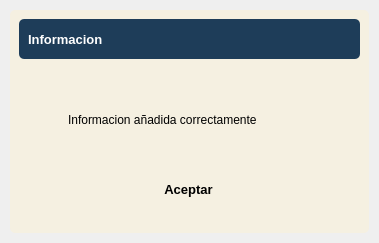
<?xml version="1.0" encoding="UTF-8"?>
<ui version="4.0">
 <class>DetailWindow</class>
 <widget class="QWidget" name="DetailWindow">
  <property name="geometry">
   <rect>
    <x>0</x>
    <y>0</y>
    <width>379</width>
    <height>243</height>
   </rect>
  </property>
  <property name="windowTitle">
   <string>Form</string>
  </property>
  <property name="styleSheet">
   <string notr="true">border-radius: 5px</string>
  </property>
  <layout class="QVBoxLayout" name="verticalLayout">
   <property name="spacing">
    <number>0</number>
   </property>
   <property name="leftMargin">
    <number>0</number>
   </property>
   <property name="topMargin">
    <number>0</number>
   </property>
   <property name="rightMargin">
    <number>0</number>
   </property>
   <property name="bottomMargin">
    <number>0</number>
   </property>
   <item>
    <widget class="QFrame" name="central_widget_frame">
     <property name="frameShape">
      <enum>QFrame::StyledPanel</enum>
     </property>
     <property name="frameShadow">
      <enum>QFrame::Raised</enum>
     </property>
     <layout class="QVBoxLayout" name="shadow_layout">
      <property name="spacing">
       <number>0</number>
      </property>
      <property name="leftMargin">
       <number>10</number>
      </property>
      <property name="topMargin">
       <number>10</number>
      </property>
      <property name="rightMargin">
       <number>10</number>
      </property>
      <property name="bottomMargin">
       <number>10</number>
      </property>
      <item>
       <widget class="QFrame" name="background_frame">
        <property name="styleSheet">
         <string notr="true">background-color: rgb(245, 240, 225);</string>
        </property>
        <property name="frameShape">
         <enum>QFrame::StyledPanel</enum>
        </property>
        <property name="frameShadow">
         <enum>QFrame::Raised</enum>
        </property>
        <layout class="QVBoxLayout" name="verticalLayout_2">
         <item>
          <widget class="QFrame" name="top_bar_frame">
           <property name="minimumSize">
            <size>
             <width>0</width>
             <height>40</height>
            </size>
           </property>
           <property name="maximumSize">
            <size>
             <width>16777215</width>
             <height>40</height>
            </size>
           </property>
           <property name="styleSheet">
            <string notr="true">background-color: #1e3d59;</string>
           </property>
           <property name="frameShape">
            <enum>QFrame::StyledPanel</enum>
           </property>
           <property name="frameShadow">
            <enum>QFrame::Raised</enum>
           </property>
           <layout class="QHBoxLayout" name="horizontalLayout_3">
            <item>
             <widget class="QLabel" name="title_label">
              <property name="font">
               <font>
                <pointsize>10</pointsize>
                <bold>true</bold>
               </font>
              </property>
              <property name="styleSheet">
               <string notr="true">color: white;</string>
              </property>
              <property name="text">
               <string>Informacion</string>
              </property>
             </widget>
            </item>
            <item>
             <widget class="QFrame" name="buttons_holder_frame">
              <property name="minimumSize">
               <size>
                <width>0</width>
                <height>30</height>
               </size>
              </property>
              <property name="maximumSize">
               <size>
                <width>113</width>
                <height>16777215</height>
               </size>
              </property>
              <property name="frameShape">
               <enum>QFrame::StyledPanel</enum>
              </property>
              <property name="frameShadow">
               <enum>QFrame::Raised</enum>
              </property>
              <widget class="QToolButton" name="minimize_button">
               <property name="geometry">
                <rect>
                 <x>10</x>
                 <y>0</y>
                 <width>22</width>
                 <height>22</height>
                </rect>
               </property>
               <property name="text">
                <string/>
               </property>
               <property name="icon">
                <iconset>
                 <normaloff>../../pys6-recipes-organizer/assets/icons/minimize-window.png</normaloff>../../pys6-recipes-organizer/assets/icons/minimize-window.png</iconset>
               </property>
               <property name="iconSize">
                <size>
                 <width>25</width>
                 <height>25</height>
                </size>
               </property>
              </widget>
              <widget class="QToolButton" name="restore_button">
               <property name="geometry">
                <rect>
                 <x>50</x>
                 <y>0</y>
                 <width>22</width>
                 <height>22</height>
                </rect>
               </property>
               <property name="text">
                <string/>
               </property>
               <property name="icon">
                <iconset>
                 <normaloff>../../pys6-recipes-organizer/assets/icons/restore-window.png</normaloff>../../pys6-recipes-organizer/assets/icons/restore-window.png</iconset>
               </property>
               <property name="iconSize">
                <size>
                 <width>25</width>
                 <height>25</height>
                </size>
               </property>
              </widget>
              <widget class="QToolButton" name="maximize_button">
               <property name="geometry">
                <rect>
                 <x>50</x>
                 <y>0</y>
                 <width>22</width>
                 <height>22</height>
                </rect>
               </property>
               <property name="text">
                <string/>
               </property>
               <property name="icon">
                <iconset>
                 <normaloff>../../pys6-recipes-organizer/assets/icons/maximize-window.png</normaloff>../../pys6-recipes-organizer/assets/icons/maximize-window.png</iconset>
               </property>
               <property name="iconSize">
                <size>
                 <width>25</width>
                 <height>25</height>
                </size>
               </property>
              </widget>
              <widget class="QToolButton" name="close_button">
               <property name="geometry">
                <rect>
                 <x>90</x>
                 <y>0</y>
                 <width>22</width>
                 <height>22</height>
                </rect>
               </property>
               <property name="text">
                <string/>
               </property>
               <property name="icon">
                <iconset>
                 <normaloff>../../pys6-recipes-organizer/assets/icons/close-window.png</normaloff>../../pys6-recipes-organizer/assets/icons/close-window.png</iconset>
               </property>
               <property name="iconSize">
                <size>
                 <width>25</width>
                 <height>25</height>
                </size>
               </property>
              </widget>
             </widget>
            </item>
           </layout>
          </widget>
         </item>
         <item>
          <widget class="QFrame" name="content_frame">
           <property name="frameShape">
            <enum>QFrame::StyledPanel</enum>
           </property>
           <property name="frameShadow">
            <enum>QFrame::Raised</enum>
           </property>
           <layout class="QVBoxLayout" name="verticalLayout_3">
            <item>
             <widget class="QFrame" name="frame">
              <property name="frameShape">
               <enum>QFrame::StyledPanel</enum>
              </property>
              <property name="frameShadow">
               <enum>QFrame::Raised</enum>
              </property>
              <widget class="QPushButton" name="add_edit_button_3">
               <property name="geometry">
                <rect>
                 <x>60</x>
                 <y>100</y>
                 <width>201</width>
                 <height>30</height>
                </rect>
               </property>
               <property name="font">
                <font>
                 <pointsize>10</pointsize>
                 <bold>true</bold>
                </font>
               </property>
               <property name="styleSheet">
                <string notr="true">QPushButton { 
background-color : #ff6e40;
color: white;
}
QPushButton::hover {background-color : #ffc13b};</string>
               </property>
               <property name="text">
                <string>Aceptar</string>
               </property>
               <property name="icon">
                <iconset>
                 <normaloff>../../pys6-recipes-organizer/assets/icons/plus.png</normaloff>../../pys6-recipes-organizer/assets/icons/plus.png</iconset>
               </property>
               <property name="iconSize">
                <size>
                 <width>20</width>
                 <height>20</height>
                </size>
               </property>
              </widget>
              <widget class="QLabel" name="label_3">
               <property name="geometry">
                <rect>
                 <x>40</x>
                 <y>30</y>
                 <width>261</width>
                 <height>31</height>
                </rect>
               </property>
               <property name="styleSheet">
                <string notr="true">font: 12pt &quot;Segoe UI&quot;;</string>
               </property>
               <property name="text">
                <string>Informacion añadida correctamente</string>
               </property>
              </widget>
             </widget>
            </item>
           </layout>
          </widget>
         </item>
        </layout>
       </widget>
      </item>
     </layout>
    </widget>
   </item>
  </layout>
 </widget>
 <resources/>
 <connections/>
</ui>
